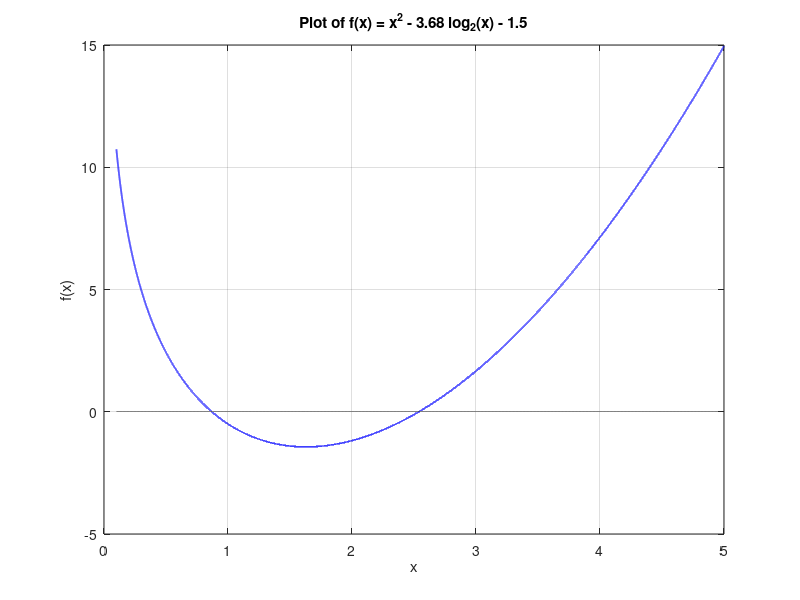

Here is the MATLAB script that generated this plot: (Note: this script raises an error after producing the figure.)
clc, clear, close all;
format long;

f = @(x) x.^2 - 3.68 * log2(x) - 1.5;

%% Ploting
x = linspace(0.1, 5, 100000);  % Domain error at x = 0
y = x.^2 - 3.68 * log2(x) - 1.5;
y1 = 0 * x;

plot(x, y, 'b-', 'LineWidth', 1.25);
hold on;
plot(x, y1,'k--'); % Straight Line at y = 0
xlabel('x');
ylabel('f(x)');
title('Plot of f(x) = x^2 - 3.68 log_2(x) - 1.5');
grid on;

%% Actual Root - from Graph
fprintf("The graph bypasses y = 0 at two x points\n");
fprintf("Therefore, there exist two roots\n");
fprintf("Root coordinates are: (0.869161,0) and (2.5391,0)\n\n");
act_root = [0.869161 2.5391];

%% Bisection Method
% From the plot, we find two roots
% Therefore, selecting random two brackets that have roots in-between
inv = [0.5 1 ; 2 3];

% With Tolerances
e = [1e-3 1e-4 1e-5]; % Tolerances
roots = zeros(3,2);
itr = zeros(3,2);

for i = 1:2
    for j = 1:length(e)
        [roots(j,i), itr(j,i)] = bisect(f,inv(i,1),inv(i,2),e(j));
    end
end

for i = 1:2
    fprintf("Approximate Root %d on [%.1f,%.1f]:\n", i, inv(i,1), inv(i,2));
    fprintf("Tolerance \t Computed Root \t Iterations \t Error(compared to Graph)\n");
    
    for j = 1:length(e)
        err = abs((act_root(i) - roots(j,i)) / act_root(i)) * 100;
        fprintf("%s \t %f \t %d \t\t\t %f%%\n", e(j), roots(j,i), itr(j,i), err);
    end
    fprintf("\n");
end